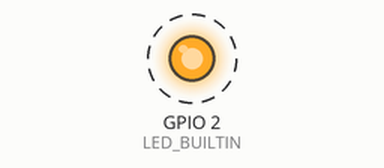
A sketch run on a simulated ESP32. On the bench: output pins drawn as LEDs (lit = HIGH). Dashed ring = blinking. What the sketch prints to the serial monitor is not drawn.

Above: at 0.5 s.
Timing chart, 0 to 4.6 s (numbered marks = the images above):
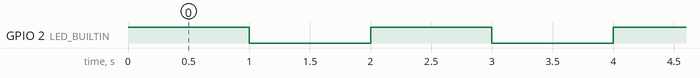

Measured:
- by itself, GPIO 2 (LED_BUILTIN): alternates HIGH for 1.0 s and LOW for 1.0 s

The sketch:

testblink.ino
```cpp
// Definisikan pin LED bawaan (pada kebanyakan ESP32 DevKit, berada di GPIO 2)
#define LED_BUILTIN 2

void setup() {
  // Inisialisasi komunikasi Serial dengan baud rate 115200 (opsional untuk monitoring)
  Serial.begin(115200);

  // Atur pin LED sebagai OUTPUT
  pinMode(LED_BUILTIN, OUTPUT);
}

void loop() {
  // Nyalakan LED
  digitalWrite(LED_BUILTIN, HIGH);
  Serial.println("LED ON");
  delay(1000); // Tunggu 1 detik (1000 ms)

  // Matikan LED
  digitalWrite(LED_BUILTIN, LOW);
  Serial.println("LED OFF");
  delay(1000); // Tunggu 1 detik (1000 ms)
}
```
